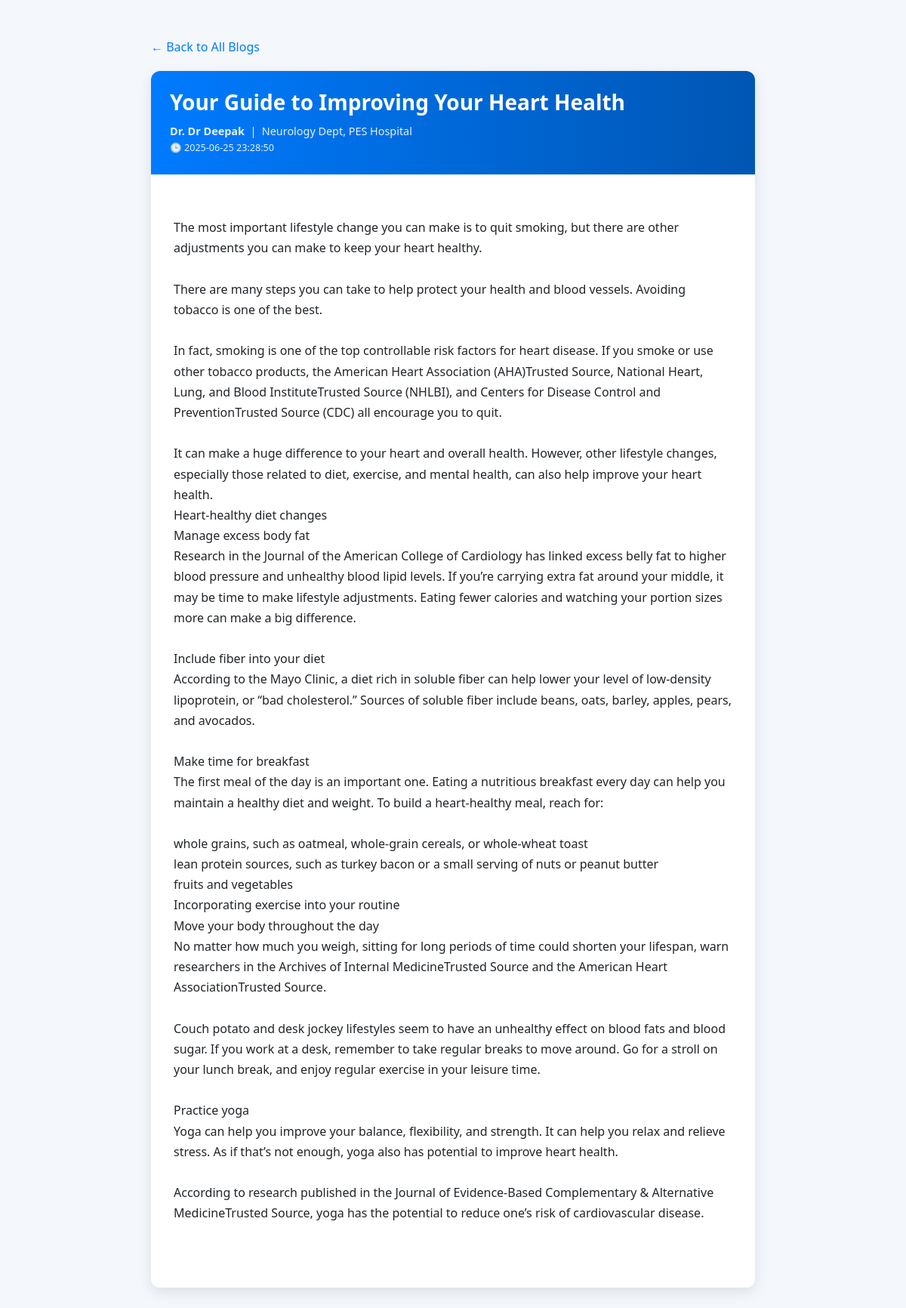
/blogs/7, run on the app's committed database.
### tables this page shows
CREATE TABLE doctor_blogs (
                id INTEGER PRIMARY KEY AUTOINCREMENT,
                doctor_name TEXT,
                hospital_name TEXT,
                department TEXT,
                title TEXT,
                content TEXT,
                created_at TEXT
            , photo TEXT);

### app.py (the view)
@app.route('/blogs/<int:blog_id>')
def view_single_blog(blog_id):
    with sqlite3.connect(DB_NAME) as conn:
        c = conn.cursor()
        c.execute('''
            SELECT doctor_name, hospital_name, department, title, content, created_at
            FROM doctor_blogs WHERE id = ?
        ''', (blog_id,))
        blog = c.fetchone()
    if not blog:
        return "Blog not found", 404
    return render_template('single_blog.html', blog=blog)

### templates/single_blog.html (shortened to what this page needs)
<!DOCTYPE html>
<html lang="en">
<head>
    <link href="https://cdn.jsdelivr.net/npm/bootstrap@5.3.0/dist/css/bootstrap.min.css" rel="stylesheet">
</head>
<body>
<div class="blog-container">
    <a href="{{ url_for('list_blogs') }}" class="back-link">← Back to All Blogs</a>
    <div class="card blog-card">
        <div class="blog-header">
            <h3>{{ blog[3] }}</h3>
            <div class="blog-meta">
                <strong>Dr. {{ blog[0] }}</strong> &nbsp;|&nbsp;
                {{ blog[2] }} Dept, {{ blog[1] }}<br>
                <small>🕒 {{ blog[5] }}</small>
            </div>
        </div>
        <div class="blog-body">
            {{ blog[4] }}
        </div>
    </div>
</div>
</body>
</html>

### templates/single_blog.html (style rules this page uses)
body { background-color: #f4f7fb; font-family: 'Segoe UI', sans-serif; }
.blog-container { max-width: 800px; margin: 50px auto; }
.blog-card { border: none; border-radius: 12px; box-shadow: 0 6px 18px rgba(0, 0, 0, 0.1); overflow: hidden; }
.blog-header { background: linear-gradient(to right, #007bff, #0056b3); color: #fff; padding: 25px; }
.blog-header h3 { margin-bottom: 10px; font-weight: 600; }
.blog-meta { font-size: 0.9rem; opacity: 0.9; }
.blog-body { padding: 30px; line-height: 1.7; background-color: #ffffff; white-space: pre-line; }
.back-link { display: block; margin-bottom: 20px; color: #007bff; text-decoration: none; }

### data on the page
doctor_blogs: title "Your Guide to Improving Your Heart Health", doctor_name "Dr Deepak", department "Neurology", hospital_name "PES Hospital", created_at "2025-06-25 23:28:50", content "The most important lifestyle change you can make is to quit smoking, but there are other adjustments you can make to keep your heart healthy. There are many steps you can take to help protect your health and blood vessels. Avoiding tobacco is one of the best. In fact, smoking is one of the top controllable risk factors for heart disease. If you smoke or use other tobacco products, the American Heart Association (AHA)Trusted Source, National Heart, Lung, and Blood InstituteTrusted Source (NHLBI), and Centers for Disease Control and PreventionTrusted Source (CDC) all encourage you to quit. It can make a huge difference to your heart and overall health. However, other lifestyle changes,…"
